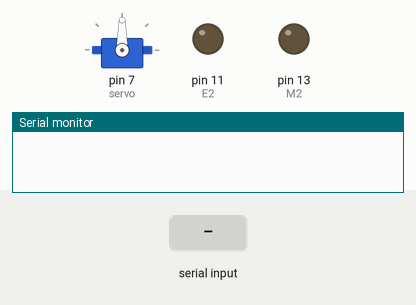
Recording of a sketch running on a simulated Arduino Uno, built with avr-gcc and run on an emulated ATmega328P. On the bench: servo, output pins drawn as LEDs (lit = HIGH), the last lines printed to the serial monitor. The test bench sets the inputs (shaded band).

Above: at 1.2 s.
1.3 s: "1" received over Serial
At 1.7 s:
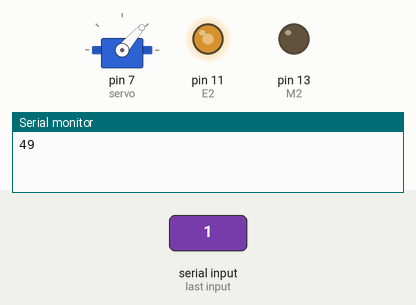
2.8 s: byte 0 (0) received over Serial
At 4.0 s:
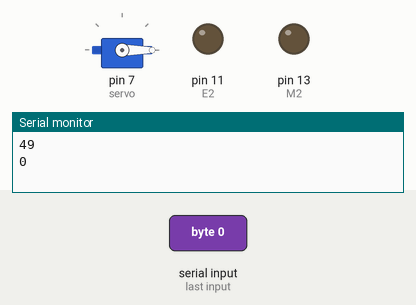
4.3 s: "0" received over Serial
At 5.2 s:
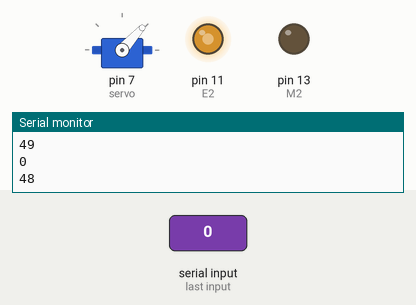
Timing chart, 0 to 7.3 s (numbered marks = the images above; inputs shaded):
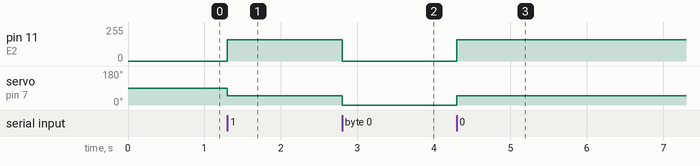

The sketch:

arduino_test.ino
```cpp
#include <Servo.h>

Servo myServo;

int E2 = 11;
int M2 = 13;
int servo = 7;

void setup()
{
  pinMode(M2, OUTPUT);
  pinMode(servo, OUTPUT);

  myServo.attach(servo);

  Serial.begin(9600);
}

void loop()
{
  int value;
  int receiveValue = 0;

  if (Serial.available() > 0) {
    receiveValue = Serial.read();
    Serial.println(receiveValue);

    digitalWrite(M2, LOW);
    analogWrite(E2, 160);
    myServo.write(receiveValue);

    if (receiveValue == 0) {
      analogWrite(E2, 0);
    }
  }
}
```

Measured:
- after the input at 1.3 s, pin 11 (E2): 0/255 → 160/255 at once; servo on pin 7 (servo): 90° → 49° at once
- after the input at 2.8 s, pin 11 (E2): 160/255 → 0/255 at once; servo on pin 7 (servo): 49° → 0° at once
- after the input at 4.3 s, pin 11 (E2): 0/255 → 160/255 at once; servo on pin 7 (servo): 0° → 48° at once
